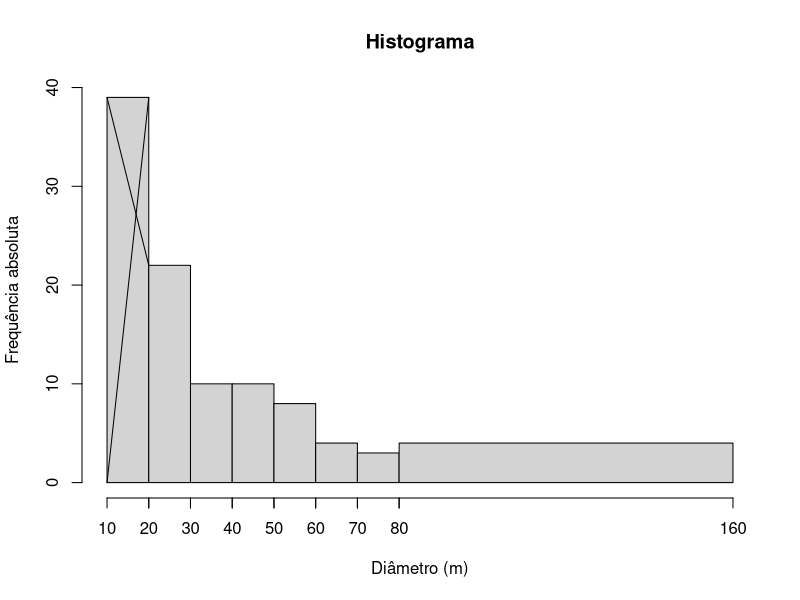
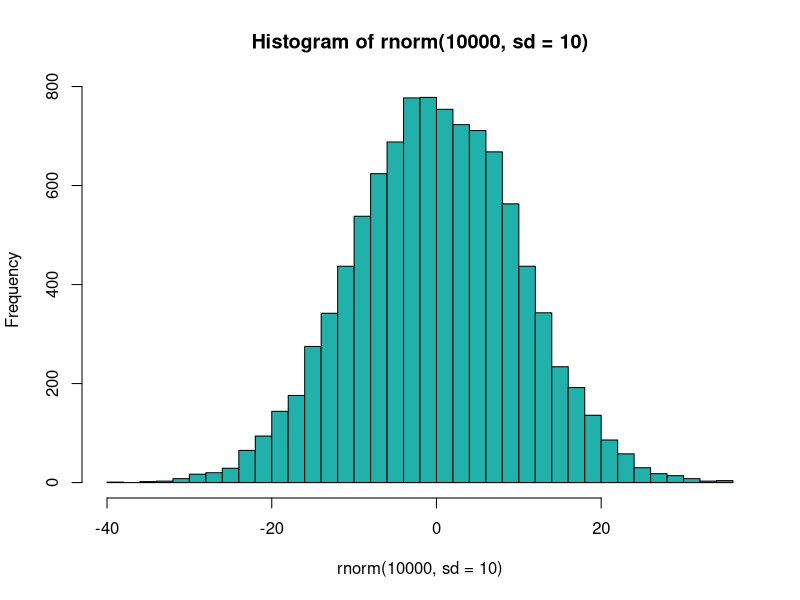
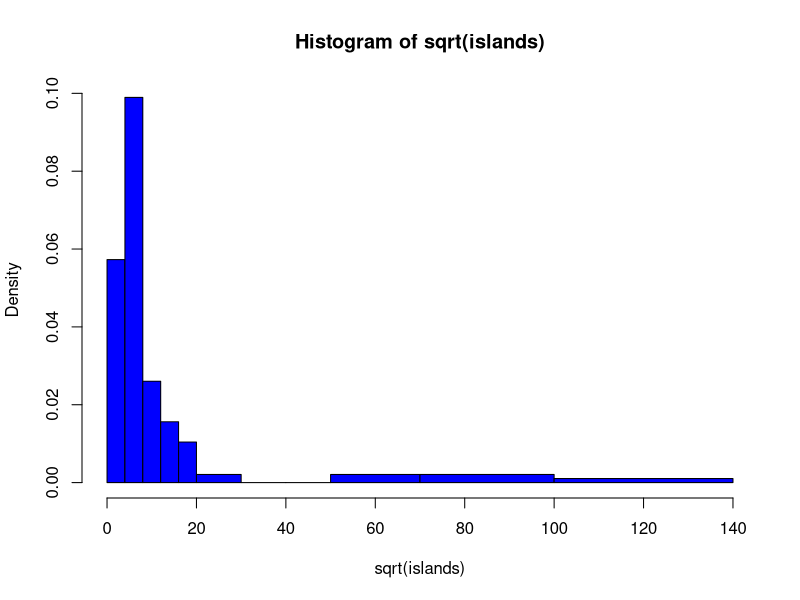

Reproduce these figures in R, in order.

li <- seq(10, 80, 10)
ls <- seq(20, 90, 10)
ls[8] <- 160
fa <- c(39, 22, 10, 10, 8, 4, 3, 4)


ht <- list(breaks = c(10, ls),
           counts = fa,
           mids = (ls + li)/2,
           name = "x",
           equidist = FALSE)
class(ht) <- "histogram"

plot(ht, freq = TRUE, axes = FALSE,
     xlab = "Diâmetro (m)",
     ylab = "Frequência absoluta",
     main = "Histograma")
axis(1, sort(c(li, ls)))
axis(2)
segments(c(10, 10), c(0, 39),
         c(20, 20), c(39, 22),
         lty = )

"lightseagreen"

hist(rnorm(10000, sd = 10), breaks = 40,
     col = stringr::str_subset(colors(), "green")[21])




graphics:::plot.histogram

obj <- hist(sqrt(islands), breaks = c(4*0:5, 10*3:5, 70, 100, 140),
            col = "blue1")
str(obj)
